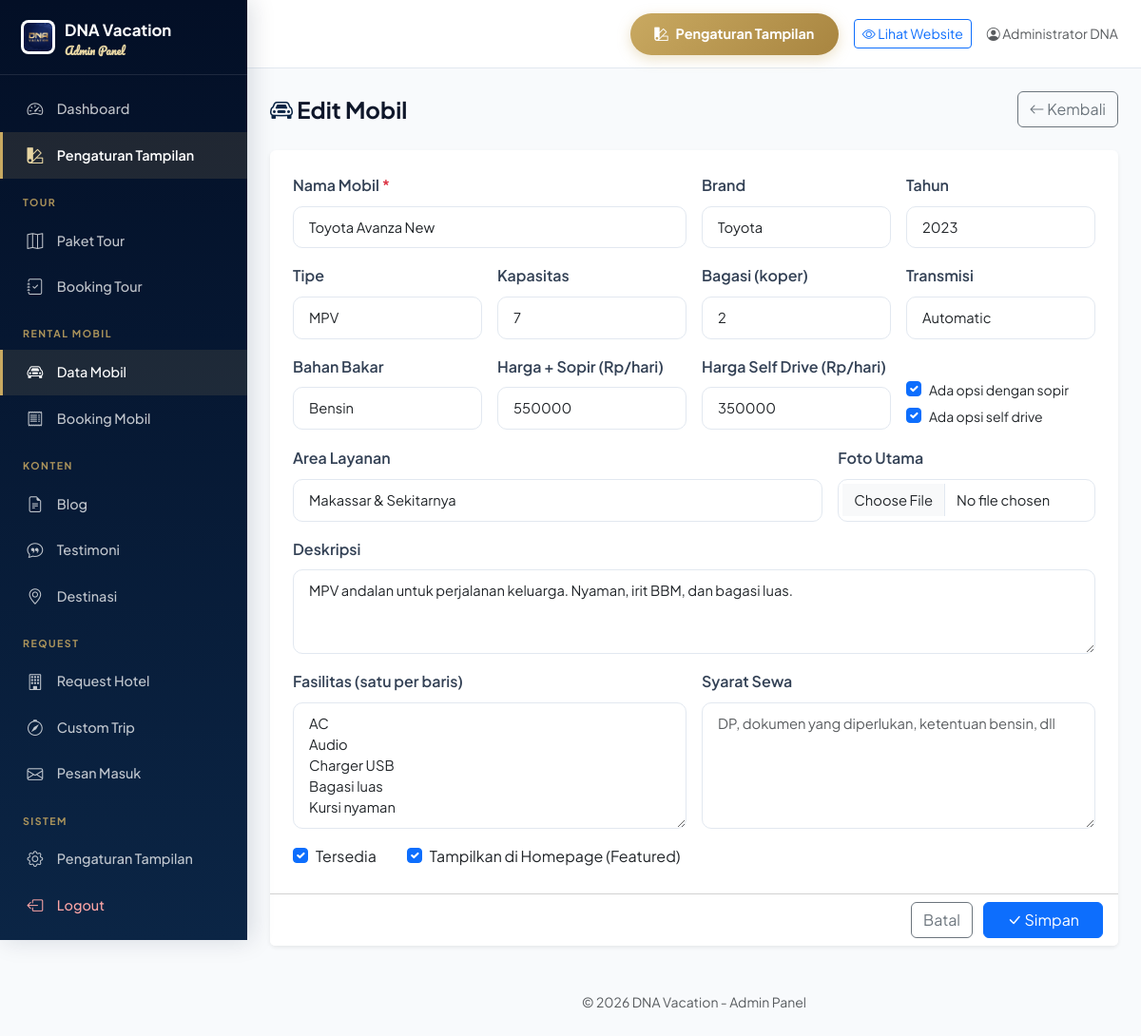
Page /admin/car-form.php?id=1 (signed in) on the committed database.
### tables this page shows
CREATE TABLE cars (
  id INT AUTO_INCREMENT PRIMARY KEY,
  name VARCHAR(100) NOT NULL,
  slug VARCHAR(120) NOT NULL UNIQUE,
  brand VARCHAR(50),
  type ENUM('mpv','suv','sedan','bus','minibus','pickup','city') DEFAULT 'mpv',
  capacity INT DEFAULT 4,
  luggage INT DEFAULT 2,
  transmission ENUM('manual','automatic') DEFAULT 'automatic',
  fuel_type ENUM('bensin','solar','listrik','hybrid') DEFAULT 'bensin',
  year INT DEFAULT 2022,
  price_with_driver DECIMAL(12,0) DEFAULT 0,
  price_without_driver DECIMAL(12,0) DEFAULT 0,
  has_driver_option TINYINT(1) DEFAULT 1,
  has_self_drive TINYINT(1) DEFAULT 0,
  facilities TEXT COMMENT 'JSON array',
  terms TEXT,
  service_area VARCHAR(255),
  image VARCHAR(255),
  gallery TEXT COMMENT 'JSON array',
  is_available TINYINT(1) DEFAULT 1,
  is_featured TINYINT(1) DEFAULT 0,
  description TEXT,
  created_at TIMESTAMP DEFAULT CURRENT_TIMESTAMP,
  updated_at TIMESTAMP DEFAULT CURRENT_TIMESTAMP ON UPDATE CURRENT_TIMESTAMP,
  INDEX idx_available (is_available)
);

### includes/config.php (called while the page is built, shortened)
<?php
function e($str) {
    return htmlspecialchars($str, ENT_QUOTES, 'UTF-8');
}

### admin/car-form.php (the view, shortened to what this page needs)
<?php
require_once __DIR__ . '/includes/header.php';
$id = isset($_GET['id']) ? (int)$_GET['id'] : 0;
$car = null;
if ($id) {
    $stmt = $pdo->prepare("SELECT * FROM cars WHERE id = ?");
    $stmt->execute([$id]);
    $car = $stmt->fetch();
}
$facilitiesDisplay = '';
if ($car && $car['facilities']) {
    $arr = json_decode($car['facilities'], true);
    $facilitiesDisplay = is_array($arr) ? implode("\n", $arr) : $car['facilities'];
}
?>
<div class="p-3 p-md-4">
    <div class="d-flex justify-content-between align-items-center mb-4">
        <h4 class="fw-bold mb-0"><i class="bi bi-car-front text-primary-custom"></i> <?= $id ? 'Edit' : 'Tambah' ?> Mobil</h4>
        <a href="cars.php" class="btn btn-outline-secondary"><i class="bi bi-arrow-left"></i> Kembali</a>
    </div>
    <form method="POST" enctype="multipart/form-data" class="card border-0 shadow-sm">
        <div class="card-body p-4">
            <div class="row g-3">
                <div class="col-md-6">
                    <label class="form-label fw-semibold">Nama Mobil <span class="text-danger">*</span></label>
                    <input type="text" name="name" class="form-control" value="<?= e($car['name'] ?? '') ?>" required placeholder="Toyota Avanza New">
                </div>
                <div class="col-md-3">
                    <label class="form-label fw-semibold">Brand</label>
                    <input type="text" name="brand" class="form-control" value="<?= e($car['brand'] ?? '') ?>" placeholder="Toyota">
                </div>
                <div class="col-md-3">
                    <label class="form-label fw-semibold">Tahun</label>
                    <input type="number" name="year" class="form-control" value="<?= $car['year'] ?? date('Y') ?>" min="1990" max="<?= date('Y')+1 ?>">
                </div>
                <div class="col-md-3">
                    <label class="form-label fw-semibold">Tipe</label>
                    <select name="type" class="form-select">
                        <?php foreach (['mpv'=>'MPV','suv'=>'SUV','sedan'=>'Sedan','city'=>'City Car','bus'=>'Bus','minibus'=>'Minibus','pickup'=>'Pickup'] as $v => $l): ?>
                            <option value="<?= $v ?>" <?= ($car['type'] ?? 'mpv') === $v ? 'selected' : '' ?>><?= $l ?></option>
                        <?php endforeach; ?>
                    </select>
                </div>
                <div class="col-md-3">
                    <label class="form-label fw-semibold">Kapasitas</label>
                    <input type="number" name="capacity" class="form-control" value="<?= $car['capacity'] ?? 7 ?>" min="1">
                </div>
                <div class="col-md-3">
                    <label class="form-label fw-semibold">Bagasi (koper)</label>
                    <input type="number" name="luggage" class="form-control" value="<?= $car['luggage'] ?? 2 ?>" min="0">
                </div>
                <div class="col-md-3">
                    <label class="form-label fw-semibold">Transmisi</label>
                    <select name="transmission" class="form-select">
                        <option value="automatic" <?= ($car['transmission'] ?? '') === 'automatic' ? 'selected' : '' ?>>Automatic</option>
                    </select>
                </div>
                <div class="col-md-3">
                    <label class="form-label fw-semibold">Bahan Bakar</label>
                    <select name="fuel_type" class="form-select">
                        <?php foreach (['bensin','solar','listrik','hybrid'] as $ft): ?>
                            <option value="<?= $ft ?>" <?= ($car['fuel_type'] ?? '') === $ft ? 'selected' : '' ?>><?= ucfirst($ft) ?></option>
                        <?php endforeach; ?>
                    </select>
                </div>
                <div class="col-md-3">
                    <label class="form-label fw-semibold">Harga + Sopir (Rp/hari)</label>
                    <input type="text" name="price_with_driver" class="form-control" value="<?= $car['price_with_driver'] ?? '' ?>" required placeholder="550000">
                </div>
                <div class="col-md-3">
                    <label class="form-label fw-semibold">Harga Self Drive (Rp/hari)</label>
                    <input type="text" name="price_without_driver" class="form-control" value="<?= $car['price_without_driver'] ?? '' ?>" placeholder="Kosongkan jika tidak ada">
                </div>
                <div class="col-md-3">
                    <div class="d-flex flex-column pt-4">
                        <div class="form-check">
                            <input type="checkbox" name="has_driver_option" class="form-check-input" id="hasDriver" <?= ($car['has_driver_option'] ?? 1) ? 'checked' : '' ?>>
                            <label class="form-check-label small" for="hasDriver">Ada opsi dengan sopir</label>
                        </div>
                        <div class="form-check">
                            <input type="checkbox" name="has_self_drive" class="form-check-input" id="hasSelfDrive" <?= ($car['has_self_drive'] ?? 0) ? 'checked' : '' ?>>
                            <label class="form-check-label small" for="hasSelfDrive">Ada opsi self drive</label>
                        </div>
                    </div>
                </div>
                <div class="col-md-8">
                    <label class="form-label fw-semibold">Area Layanan</label>
                    <input type="text" name="service_area" class="form-control" value="<?= e($car['service_area'] ?? '') ?>" placeholder="Sulawesi Selatan, Makassar & sekitarnya">
                </div>
                <div class="col-md-4">
                    <label class="form-label fw-semibold">Foto Utama</label>
                    <input type="file" name="image" class="form-control" accept="image/*">
                </div>
                <div class="col-12">
                    <label class="form-label fw-semibold">Deskripsi</label>
                    <textarea name="description" class="form-control" rows="3" placeholder="Deskripsi mobil, kelebihan, cocok untuk..."><?= e($car['description'] ?? '') ?></textarea>
                </div>
                <div class="col-md-6">
                    <label class="form-label fw-semibold">Fasilitas (satu per baris)</label>
                    <textarea name="facilities" class="form-control" rows="5" placeholder="AC&#10;Audio touchscreen&#10;Charger USB&#10;Bagasi luas"><?= e($facilitiesDisplay) ?></textarea>
                </div>
                <div class="col-md-6">
                    <label class="form-label fw-semibold">Syarat Sewa</label>
                    <textarea name="terms" class="form-control" rows="5" placeholder="DP, dokumen yang diperlukan, ketentuan bensin, dll"><?= e($car['terms'] ?? '') ?></textarea>
                </div>
                <div class="col-12">
                    <div class="d-flex gap-3 flex-wrap">
                        <div class="form-check form-check-inline">
                            <input type="checkbox" name="is_available" class="form-check-input" id="isAvailable" <?= ($car['is_available'] ?? 1) ? 'checked' : '' ?>>
                            <label class="form-check-label" for="isAvailable">Tersedia</label>
                        </div>
                        <div class="form-check form-check-inline">
                            <input type="checkbox" name="is_featured" class="form-check-input" id="isFeatured" <?= ($car['is_featured'] ?? 0) ? 'checked' : '' ?>>
                            <label class="form-check-label" for="isFeatured">Tampilkan di Homepage (Featured)</label>
                        </div>
                    </div>
                </div>
            </div>
        </div>
        <div class="card-footer bg-white text-end">
            <a href="cars.php" class="btn btn-outline-secondary me-2">Batal</a>
            <button type="submit" class="btn btn-primary px-4"><i class="bi bi-check-lg"></i> Simpan</button>
        </div>
    </form>
</div>
<?php require_once __DIR__ . '/includes/footer.php'; ?>

### assets/css/style.css (style rules this page uses)
:root { --primary: #0B2545; --primary-dark: #061838; --primary-darker: #030F26; --primary-mid: #13315C; --primary-light: #E8EEF7; --primary-lighter: #F4F7FC; --gold: #C9A961; --gold-dark: #A88540; --gold-light: #E8D6A3; --gold-lighter: #FBF5E4; --secondary: #C9A961; --secondary-dark: #A88540; --secondary-light: #FBF5E4; --accent: #EC7B4E; --accent-light: #FFEDD5; --success: #10B981; --success-light: #D1FAE5; --danger: #EF4444; --warning: #F59E0B; --dark: #0F172A; --gray-50: #F8FAFC; --gray-100: #F1F5F9; --gray-200: #E2E8F0; --gray-300: #CBD5E1; --gray-400: #94A3B8; --gray-500: #64748B; --gray-600: #475569; --gray-700: #334155; --gray-800: #1E293B; --font-main: 'Plus Jakarta Sans', -apple-system, BlinkMacSystemFont, sans-serif; --font-script: 'Pacifico', 'Dancing Script', cursive; --radius: 14px; --radius-sm: 10px; --radius-lg: 20px; --radius-xl: 28px; --shadow: 0 1px 3px rgba(11,37,69,.06), 0 1px 2px rgba(11,37,69,.04); --shadow-md: 0 4px 16px rgba(11,37,69,.08); --shadow-lg: 0 12px 32px rgba(11,37,69,.12); --shadow-xl: 0 20px 48px rgba(11,37,69,.18); --transition: all .25s cubic-bezier(.4,0,.2,1); }
* { box-sizing: border-box; }
body { font-family: var(--font-main); color: var(--dark); line-height: 1.65; background: #fff; -webkit-font-smoothing: antialiased; text-rendering: optimizeLegibility; }
a { text-decoration: none; }
.text-primary-custom { color: var(--primary) !important; }
.form-control, .form-select { border-radius: var(--radius-sm); border: 1.5px solid var(--gray-200); padding: .65rem 1rem; font-size: .92rem; transition: var(--transition); background: #fff; }
.form-label { color: var(--gray-700); }
body.admin-body { background: var(--gray-50); }

### rows in the picture
cars: name "Toyota Avanza New", brand "Toyota", year "2023", type "MPV", capacity "7", luggage "2", transmission "Automatic", fuel_type "Bensin", price_with_driver "550000", price_without_driver "350000", has_driver_option "☑", has_self_drive "☑", service_area "Makassar & Sekitarnya", description "MPV andalan untuk perjalanan keluarga. Nyaman, irit BBM, dan bagasi luas.", facilities "AC Audio Charger USB Bagasi luas Kursi nyaman", is_available "☑", is_featured "☑"

### other values in the picture
$_SESSION['admin_name'] "Administrator DNA"
SITE_NAME "DNA Vacation"
